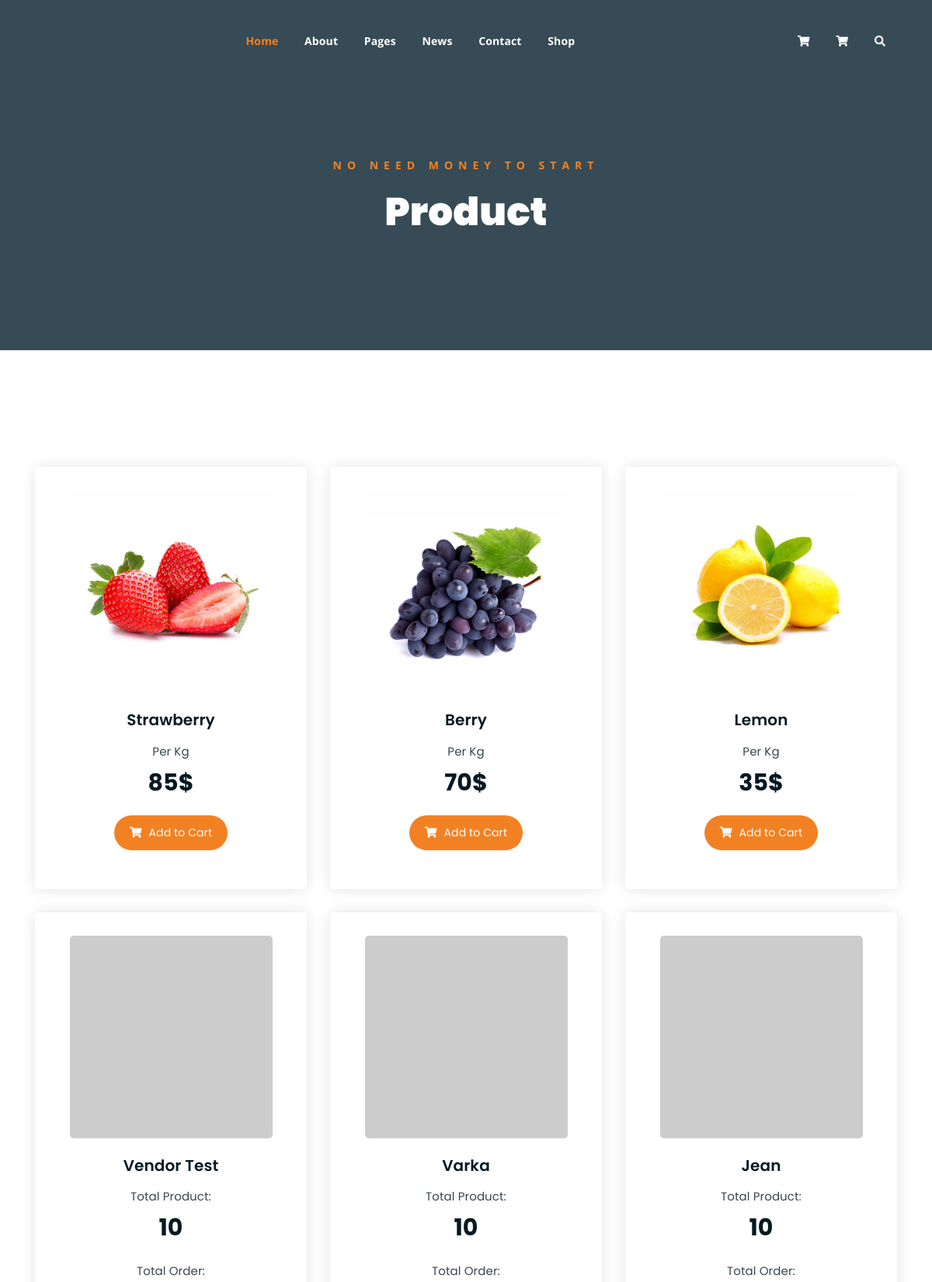
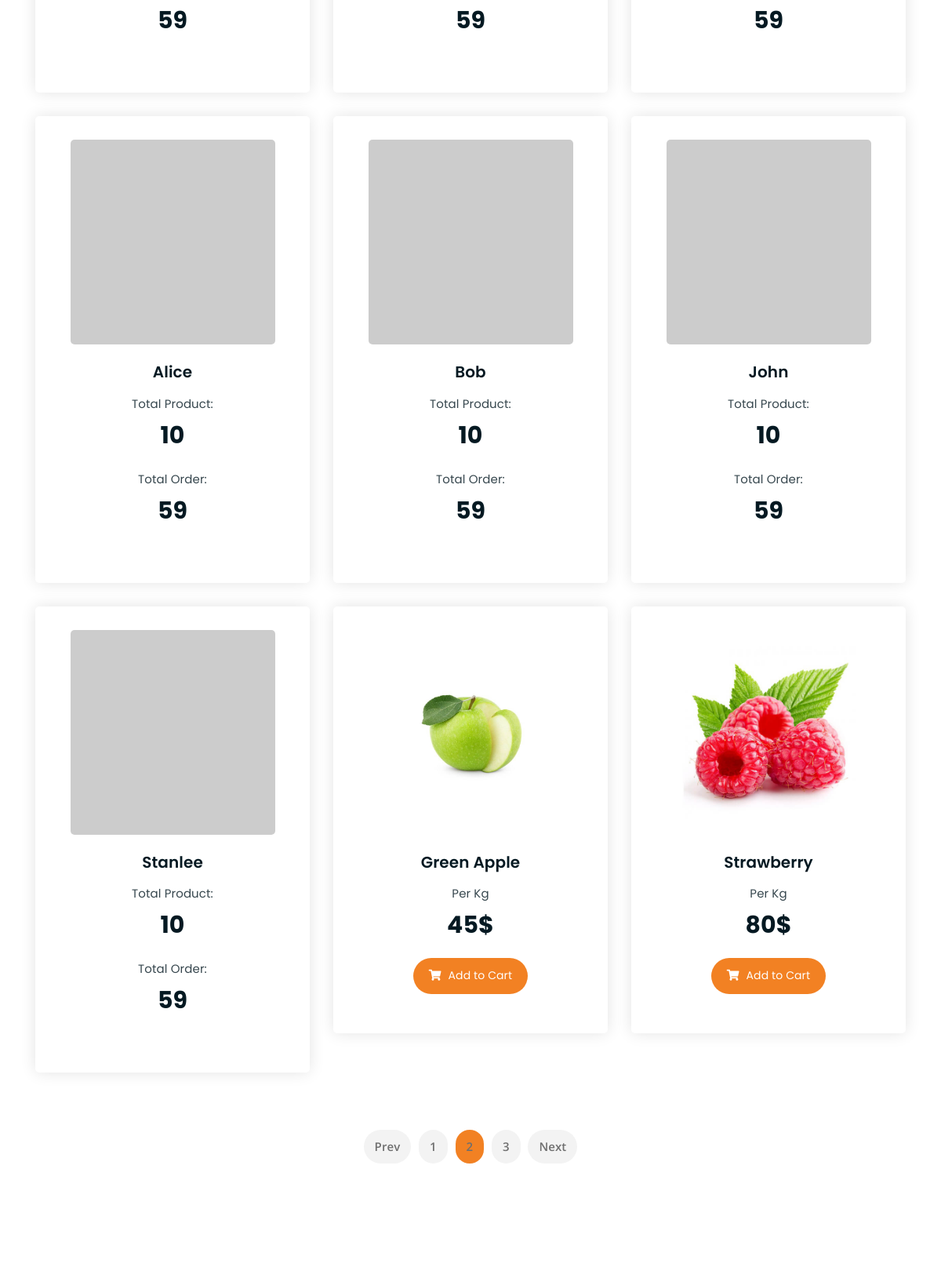
Page /api/v1/users/vendors (upper part) on the committed database (2 pictures, top to bottom).
### model/user.py (models this page shows, shortened)
class User(Base, UserMixin):
    __tablename__ = "users"
    id = Column(Integer, primary_key=True)
    name = Column(String)
    avatar = Column(String)
    email = Column(String, nullable=False)
    password = Column(String)
    role_id = Column(Integer, ForeignKey('roles.id'))

### handler/user.py (the view)
@user_api.route('/vendors', methods=['POST', 'GET'])
def get_vendors():
    if request.method == 'POST':
        return render_template('dashboard.html')
    else:
        users = service.User.get_users(4)
        return render_template('users.html', context=users) \

### repository/base.py (called while the page is built)
    def __enter__(self):
        engine = create_engine(self.__connection_string)
        session_maker = sessionmaker()
        self.session = session_maker(bind=engine)
        return self

    def __exit__(self, exc_type, exc_val, exc_tb):
        self.session.close()  # pylint: disable=no-member

### repository/user.py (called while the page is built)
    @classmethod
    def get_by_role_id(cls, role_id) -> List[model_user.User]:
        with DBConnectionHandler() as db_connection:
            try:
                users = (
                    db_connection.session.query(model_user.User)
                    .filter_by(role_id=role_id)
                    .all()
                )
                return users
            except NoResultFound:
                return []
            except Exception as ex:
                db_connection.session.rollback()
                print(ex)
                raise
            finally:
                db_connection.session.close()

### service/user.py (called while the page is built)
    @classmethod
    def get_users(cls, role_id):
        users = repo.UserRepository.get_by_role_id(role_id)
        return {
            'users': users
        }

### templates/users.html (shortened to what this page needs)
<!DOCTYPE html>
<html lang="en">
<head>
    <link rel="stylesheet" href="../static/styles/assets/css/all.min.css">
    <link rel="stylesheet" href="../static/styles/assets/bootstrap/css/bootstrap.min.css">
    <link rel="stylesheet" href="../static/styles/assets/css/owl.carousel.css">
    <link rel="stylesheet" href="../static/styles/assets/css/magnific-popup.css">
    <link rel="stylesheet" href="../static/styles/assets/css/animate.css">
    <link rel="stylesheet" href="../static/styles/assets/css/meanmenu.min.css">
    <link rel="stylesheet" href="../static/styles/assets/css/main.css">
    <link rel="stylesheet" href="../static/styles/assets/css/responsive.css">
</head>
<body>
<div class="top-header-area" id="sticker">
    <div class="container">
        <div class="row">
            <div class="col-lg-12 col-sm-12 text-center">
                <div class="main-menu-wrap">
                    <nav class="main-menu">
                        <ul>
                            <li class="current-list-item"><a href="#">Home</a>
                            </li>
                            <li><a href="about.html">About</a></li>
                            <li><a href="#">Pages</a>
                            </li>
                            <li><a href="news.html">News</a>
                            </li>
                            <li><a href="contact.html">Contact</a></li>
                            <li><a href="shop.html">Shop</a>
                            </li>
                            <li>
                                <div class="header-icons">
                                    <a class="shopping-cart" href="./carts"><i class="fas fa-shopping-cart"></i></a>
                                    <a class="shopping-cart" href="./orders"><i class="fas fa-shopping-cart"></i></a>
                                    <a class="mobile-hide search-bar-icon" href="#"><i class="fas fa-search"></i></a>
                                </div>
                            </li>
                        </ul>
                    </nav>
                </div>
            </div>
        </div>
    </div>
</div>
<div class="breadcrumb-section breadcrumb-bg">
    <div class="container">
        <div class="row">
            <div class="col-lg-8 offset-lg-2 text-center">
                <div class="breadcrumb-text">
                    <p>No need money to start</p>
                    <h1>Product</h1>
                </div>
            </div>
        </div>
    </div>
</div>
<div class="product-section mt-150 mb-150">
    <div class="container">
        <div class="row product-lists">
            <div class="col-lg-4 col-md-6 text-center strawberry">
                <div class="single-product-item">
                    <div class="product-image">
                        <a href="single-product.html"><img src="../static/styles/assets/img/products/product-img-1.jpg" alt=""></a>
                    </div>
                    <h3>Strawberry</h3>
                    <p class="product-price"><span>Per Kg</span> 85$ </p>
                    <a href="cart.html" class="cart-btn"><i class="fas fa-shopping-cart"></i> Add to Cart</a>
                </div>
            </div>
            <div class="col-lg-4 col-md-6 text-center berry">
                <div class="single-product-item">
                    <div class="product-image">
                        <a href="single-product.html"><img src="../static/styles/assets/img/products/product-img-2.jpg" alt=""></a>
                    </div>
                    <h3>Berry</h3>
                    <p class="product-price"><span>Per Kg</span> 70$ </p>
                    <a href="cart.html" class="cart-btn"><i class="fas fa-shopping-cart"></i> Add to Cart</a>
                </div>
            </div>
            <div class="col-lg-4 col-md-6 text-center lemon">
                <div class="single-product-item">
                    <div class="product-image">
                        <a href="single-product.html"><img src="../static/styles/assets/img/products/product-img-3.jpg" alt=""></a>
                    </div>
                    <h3>Lemon</h3>
                    <p class="product-price"><span>Per Kg</span> 35$ </p>
                    <a href="cart.html" class="cart-btn"><i class="fas fa-shopping-cart"></i> Add to Cart</a>
                </div>
            </div>
            {% for user in context.users %}
            <div class="col-lg-4 col-md-6 text-center">
                <div class="single-product-item">
                    <div class="product-image">
                        <a href="{{ '/users/%s'%user.id }}"><img src="{{ user.avatar }}" alt="Product"></a>
                    </div>
                    <h3>{{ user.name }}</h3>
                    <p class="product-price"><span>Total Product: </span>10</p>
                    <p class="product-price"><span>Total Order: </span>59</p>
                </div>
            </div>
            {% endfor %}
            <div class="col-lg-4 col-md-6 text-center">
                <div class="single-product-item">
                    <div class="product-image">
                        <a href="single-product.html"><img src="../static/styles/assets/img/products/product-img-5.jpg" alt=""></a>
                    </div>
                    <h3>Green Apple</h3>
                    <p class="product-price"><span>Per Kg</span> 45$ </p>
                    <a href="cart.html" class="cart-btn"><i class="fas fa-shopping-cart"></i> Add to Cart</a>
                </div>
            </div>
            <div class="col-lg-4 col-md-6 text-center strawberry">
                <div class="single-product-item">
                    <div class="product-image">
                        <a href="single-product.html"><img src="../static/styles/assets/img/products/product-img-6.jpg" alt=""></a>
                    </div>
                    <h3>Strawberry</h3>
                    <p class="product-price"><span>Per Kg</span> 80$ </p>
                    <a href="cart.html" class="cart-btn"><i class="fas fa-shopping-cart"></i> Add to Cart</a>
                </div>
            </div>
        </div>
        <div class="row">
            <div class="col-lg-12 text-center">
                <div class="pagination-wrap">
                    <ul>
                        <li><a href="#">Prev</a></li>
                        <li><a href="#">1</a></li>
                        <li><a class="active" href="#">2</a></li>
                        <li><a href="#">3</a></li>
                        <li><a href="#">Next</a></li>
                    </ul>
                </div>
            </div>
        </div>
    </div>
</div>
</body>
</html>

### static/styles/assets/css/main.css (style rules this page uses)
html { font-size: 14px; font-weight: 400; line-height: 28px; height: 100%; }
body { font-family: "Open Sans", sans-serif; font-weight: 400; font-size: 1rem; letter-spacing: 0.1px; line-height: 1.8; color: #051922; overflow-x: hidden; }
body img { max-width: 100%; }
a { cursor: pointer; text-decoration: none; -webkit-transition: all 0.2s ease-in-out; -o-transition: all 0.2s ease-in-out; transition: all 0.2s ease-in-out; }
h1, .h1, h2, .h2, h3, .h3, h4, .h4, h5, .h5, h6, .h6 { font-family: "Poppins", sans-serif; font-weight: 700; margin: 0 0 1.25rem 0; color: #051922; }
h1:last-child, .h1:last-child, h2:last-child, .h2:last-child, h3:last-child, .h3:last-child, h4:last-child, .h4:last-child, h5:last-child, .h5:last-child, h6:last-child, .h6:last-child { margin: 0; }
h1, .h1 { font-size: 4rem; font-weight: 700; line-height: 4rem; }
h3, .h3 { font-size: 2rem; font-weight: 700; line-height: 2.25rem; }
p { font-family: "Open Sans", sans-serif; font-weight: 400; font-size: 1rem; letter-spacing: 0.1px; line-height: 1.8; color: #051922; margin: 0 0 1.25rem 0; }
p:last-child { margin: 0; }
.mt-150 { margin-top: 150px; }
.mb-150 { margin-bottom: 150px; }
a.boxed-btn, a.bordered-btn, a.cart-btn { border-radius: 50px; }
.breadcrumb-bg { background-image: url(../img/breadcrumb-bg.jpg); }
.breadcrumb-text p { color: #F28123; font-weight: 700; text-transform: uppercase; letter-spacing: 7px; }
.breadcrumb-text h1 { font-size: 50px; font-weight: 900; color: #fff; margin: 0; margin-top: 20px; }
.breadcrumb-section { padding: 150px 0; background-size: cover; background-position: center center; position: relative; z-index: 1; background-attachment: fixed; padding-top: 200px; }
.breadcrumb-section:after { position: absolute; left: 0; top: 0; width: 100%; height: 100%; content: ""; background-color: #07212e; z-index: -1; opacity: 0.8; }
.top-header-area { position: absolute; z-index: 999; width: 100%; padding: 25px 0; }
nav.main-menu ul { margin: 0; padding: 0; list-style: none; }
nav.main-menu ul li { display: inline-block; }
nav.main-menu ul li a { color: #fff; font-weight: 700; display: block; padding: 15px; }
nav.main-menu ul > li { position: relative; }
nav.main-menu ul li:last-child a { display: inline-block; }
nav.main-menu > ul li:last-child { float: right; }
.main-menu-wrap { position: relative; }
.header-icons a { color: #fff; display: inline-block; padding: 10px; }
nav.main-menu ul li.current-list-item > a { color: #F28123; }
nav.main-menu li a { -webkit-transition: 0.3s; -o-transition: 0.3s; transition: 0.3s; }
.top-header-area .header-icons a { -webkit-transition: 0.3s; -o-transition: 0.3s; transition: 0.3s; }
.top-header-area { -webkit-transition: 0.3s; -o-transition: 0.3s; transition: 0.3s; }
.pagination-wrap ul li a { -webkit-transition: 0.3s; -o-transition: 0.3s; transition: 0.3s; }
.product-image img { -webkit-transition: 0.3s; -o-transition: 0.3s; transition: 0.3s; }
a.cart-btn { -webkit-transition: 0.3s; -o-transition: 0.3s; transition: 0.3s; }
.single-product-item { -webkit-transition: 0.3s; -o-transition: 0.3s; transition: 0.3s; }
html, body { height: 100%; }
.pagination-wrap { margin-top: 40px; }
.pagination-wrap ul { margin: 0; padding: 0; list-style: none; }
.pagination-wrap ul li { display: inline-block; }
.pagination-wrap ul li a { color: #6f6f6f; font-size: 15px; background-color: #f3f3f3; display: inline-block; padding: 8px 14px; border-radius: 5px; margin: 3px; font-weight: 600; border-radius: 50px; }
.pagination-wrap ul li a.active { background-color: #F28123; }
.single-product-item { margin-bottom: 30px; }
.product-image { padding: 30px; padding-bottom: 0; }
.product-image img { width: 90%; border-radius: 5px; margin-bottom: 20px; }
.single-product-item h3 { font-size: 20px; font-weight: 600; margin-bottom: 10px; }
p.product-price { font-family: 'Poppins', sans-serif; font-size: 30px; font-weight: 700; margin-bottom: 15px; }
p.product-price span { display: block; opacity: 0.8; font-size: 15px; font-weight: 400; }
a.cart-btn { font-family: 'Poppins', sans-serif; display: inline-block; background-color: #F28123; color: #fff; padding: 10px 20px; }
a.cart-btn i { margin-right: 5px; }
.single-product-item { -webkit-box-shadow: 0 0 20px #e4e4e4; box-shadow: 0 0 20px #e4e4e4; padding-bottom: 50px; border-radius: 5px; }

### rows in the picture
User: name "Vendor Test"
User: name "Varka"
User: name "Jean"
User: name "Alice"
User: name "Bob"
User: name "John"
User: name "Stanlee"
